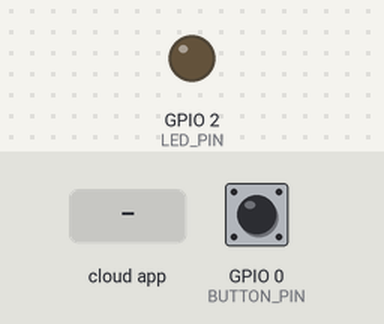
Simulated run of this sketch. Board: ESP32. Shown: output pins drawn as LEDs (lit = HIGH). The test bench sets the inputs (shaded band); at power-on: GPIO 0 (BUTTON_PIN) HIGH. WiFi joins after 1.5 s; servers stay silent unless stated; no MQTT or app messages arrive unless stated; what the sketch prints to the serial monitor is not drawn.

Above: at 0.3 s.
At 2.7 s:
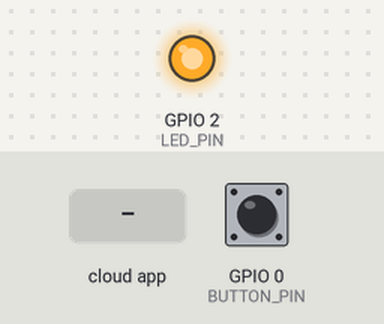
2.8 s: GPIO 0 (BUTTON_PIN) pulled LOW for 3.2 s
At 3.01 s:
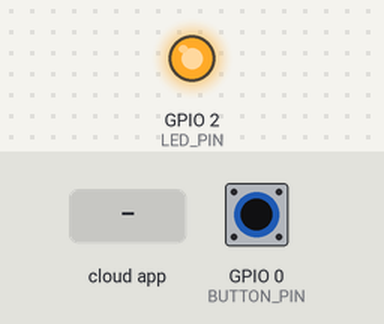
7.5 s: the phone or cloud app sets pc-command to 0
Timing chart, 0 to 10.5 s (numbered marks = the images above; inputs shaded):
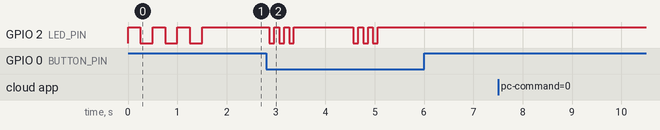

The sketch:

esp32-wake-on-lan.ino
```cpp
/*
 * esp32-wake-on-lan
 *
 * Turns on a PC from anywhere using an ESP32 on the same local network.
 *
 *   iPhone Shortcut --HTTP--> Adafruit IO <--MQTT/TLS-- ESP32 --magic packet--> PC
 *                   <--HTTP--  status feed <--publish--  (pings the PC)
 *
 * - The ESP32 only makes outbound connections, so it works behind CGNAT and
 *   needs no open ports on the router.
 * - Pressing the board's BOOT button also sends the magic packet (handy for
 *   testing the local network part on its own).
 *
 * All personal settings live in secrets.h (copy secrets.example.h).
 */

#include <WiFi.h>
#include <WiFiUdp.h>
#include <WiFiClientSecure.h>
#include <ESP32Ping.h>
#include <ArduinoOTA.h>
#include <esp_task_wdt.h>
#include "Adafruit_MQTT.h"
#include "Adafruit_MQTT_Client.h"

#include "secrets.h"
#include "adafruit_io_ca.h"

// ---------- Hardware ----------
const int BUTTON_PIN = 0;  // on-board BOOT button
const int LED_PIN    = 2;  // on-board blue LED

// ---------- Network targets ----------
const uint8_t   PC_MAC[6] = PC_MAC_ADDRESS;
const IPAddress PC_IP(PC_IP_ADDRESS);
const IPAddress BROADCAST_IP(BROADCAST_ADDRESS);
const uint16_t  WOL_PORT = 9;

// ---------- Timing ----------
const unsigned long PING_INTERVAL_MS      = 15000;   // check the PC every 15 s
const unsigned long HEARTBEAT_INTERVAL_MS = 300000;  // re-publish status every 5 min
const unsigned long KEEPALIVE_INTERVAL_MS = 60000;   // ping the broker every minute
const int           MQTT_MAX_RETRIES      = 5;
const uint32_t      WATCHDOG_TIMEOUT_MS   = 30000;   // reboot if loop() hangs this long

// ---------- OTA ----------
const char* OTA_HOSTNAME = "esp32-wol";  // shows up as a network port in the Arduino IDE

// ---------- MQTT ----------
WiFiUDP udp;
WiFiClientSecure tls;
Adafruit_MQTT_Client mqtt(&tls, "io.adafruit.com", 8883, AIO_USERNAME, AIO_KEY);
Adafruit_MQTT_Subscribe commandFeed(&mqtt, AIO_USERNAME "/feeds/" AIO_FEED_COMMAND);
Adafruit_MQTT_Publish   statusFeed (&mqtt, AIO_USERNAME "/feeds/" AIO_FEED_STATUS);

// ---------- State ----------
bool pcOnline = false;
bool statusPublished = false;
unsigned long lastPingAt = 0;
unsigned long lastHeartbeatAt = 0;
unsigned long lastKeepaliveAt = 0;

// ---------- Helpers ----------
void blinkLed(int times, int intervalMs) {
  for (int i = 0; i < times; i++) {
    digitalWrite(LED_PIN, LOW);  delay(intervalMs);
    digitalWrite(LED_PIN, HIGH); delay(intervalMs);
  }
}

// ---------- Wake-on-LAN ----------
// A magic packet is 6 bytes of 0xFF followed by the target MAC repeated 16 times.
void sendMagicPacket() {
  uint8_t packet[102];
  memset(packet, 0xFF, 6);
  for (int i = 1; i <= 16; i++) {
    memcpy(packet + i * 6, PC_MAC, 6);
  }

  udp.beginPacket(BROADCAST_IP, WOL_PORT);
  udp.write(packet, sizeof(packet));
  udp.endPacket();

  Serial.println("Magic packet sent");
  blinkLed(3, 100);
}

// ---------- Connections ----------
void connectWiFi() {
  WiFi.mode(WIFI_STA);
  WiFi.setAutoReconnect(true);
  WiFi.begin(WIFI_SSID, WIFI_PASS);

  Serial.print("Wi-Fi");
  while (WiFi.status() != WL_CONNECTED) {
    digitalWrite(LED_PIN, !digitalRead(LED_PIN));  // blink while connecting
    delay(250);
    Serial.print(".");
    esp_task_wdt_reset();
  }

  digitalWrite(LED_PIN, HIGH);  // solid = connected
  Serial.printf("\nWi-Fi connected: %s\n", WiFi.localIP().toString().c_str());
}

void connectMQTT() {
  if (mqtt.connected()) return;

  Serial.print("MQTT... ");
  int retriesLeft = MQTT_MAX_RETRIES;
  int8_t result;
  while ((result = mqtt.connect()) != 0) {
    Serial.println(mqtt.connectErrorString(result));
    mqtt.disconnect();
    delay(5000);
    esp_task_wdt_reset();
    if (--retriesLeft == 0) ESP.restart();  // still failing: start over
  }

  Serial.println("connected");
  statusPublished = false;  // publish the current status again after reconnecting
}

// ---------- PC status ----------
void checkPcStatus() {
  if (millis() - lastPingAt < PING_INTERVAL_MS) return;
  lastPingAt = millis();

  bool online = Ping.ping(PC_IP, 2);
  bool changed = (online != pcOnline);
  bool heartbeatDue = (millis() - lastHeartbeatAt > HEARTBEAT_INTERVAL_MS);

  if (changed || heartbeatDue || !statusPublished) {
    pcOnline = online;
    statusFeed.publish(online ? "online" : "offline");
    statusPublished = true;
    lastHeartbeatAt = millis();
    Serial.printf("PC is %s\n", online ? "online" : "offline");
  }
}

// ---------- Commands ----------
void handleCommands() {
  Adafruit_MQTT_Subscribe* subscription;
  while ((subscription = mqtt.readSubscription(100))) {
    if (subscription != &commandFeed) continue;

    String command = (char*)commandFeed.lastread;
    command.trim();
    command.toLowerCase();
    Serial.printf("Command received: %s\n", command.c_str());

    if (command == WAKE_COMMAND) sendMagicPacket();
  }
}

void handleButton() {
  if (digitalRead(BUTTON_PIN) == LOW) {
    sendMagicPacket();
    delay(1000);  // simple debounce
  }
}

void keepBrokerAlive() {
  if (millis() - lastKeepaliveAt < KEEPALIVE_INTERVAL_MS) return;
  lastKeepaliveAt = millis();
  if (!mqtt.ping()) mqtt.disconnect();
}

// ---------- OTA and watchdog ----------
void setupWatchdog() {
  // The core already starts the task watchdog; widen it and watch loop() too.
  esp_task_wdt_config_t config = {
    .timeout_ms = WATCHDOG_TIMEOUT_MS,
    .idle_core_mask = 0,
    .trigger_panic = true,  // panic = reboot
  };
  esp_task_wdt_reconfigure(&config);
  esp_task_wdt_add(NULL);
}

void setupOTA() {
  ArduinoOTA.setHostname(OTA_HOSTNAME);
  ArduinoOTA.setPassword(OTA_PASSWORD);
  ArduinoOTA.onStart([]() { Serial.println("OTA update started"); });
  ArduinoOTA.onProgress([](unsigned int, unsigned int) { esp_task_wdt_reset(); });  // upload blocks loop()
  ArduinoOTA.onEnd([]() { Serial.println("OTA update done, rebooting"); });
  ArduinoOTA.onError([](ota_error_t error) { Serial.printf("OTA error %u\n", error); });
  ArduinoOTA.begin();
}

// ---------- Main ----------
void setup() {
  Serial.begin(115200);
  pinMode(LED_PIN, OUTPUT);
  pinMode(BUTTON_PIN, INPUT_PULLUP);

  setupWatchdog();
  connectWiFi();
  setupOTA();
  tls.setCACert(ADAFRUIT_IO_ROOT_CA);  // verify io.adafruit.com's certificate
  mqtt.subscribe(&commandFeed);
}

void loop() {
  esp_task_wdt_reset();
  ArduinoOTA.handle();

  if (WiFi.status() != WL_CONNECTED) connectWiFi();
  connectMQTT();

  handleCommands();
  handleButton();
  checkPcStatus();
  keepBrokerAlive();
}
```

adafruit_io_ca.h
```cpp
#pragma once

// Root CA for io.adafruit.com: DigiCert Global Root G2 (valid until 2038-01-15).
// Adafruit IO's certificate chains up to this root through GeoTrust TLS RSA CA G1.
// SHA-256 fingerprint: CB:3C:CB:B7:60:31:E5:E0:13:8F:8D:D3:9A:23:F9:DE:47:FF:C3:5E:43:C1:14:4C:EA:27:D4:6A:5A:B1:CB:5F
static const char ADAFRUIT_IO_ROOT_CA[] =
  "-----BEGIN CERTIFICATE-----\n"
  "MIIDjjCCAnagAwIBAgIQAzrx5qcRqaC7KGSxHQn65TANBgkqhkiG9w0BAQsFADBh\n"
  "MQswCQYDVQQGEwJVUzEVMBMGA1UEChMMRGlnaUNlcnQgSW5jMRkwFwYDVQQLExB3\n"
  "d3cuZGlnaWNlcnQuY29tMSAwHgYDVQQDExdEaWdpQ2VydCBHbG9iYWwgUm9vdCBH\n"
  "MjAeFw0xMzA4MDExMjAwMDBaFw0zODAxMTUxMjAwMDBaMGExCzAJBgNVBAYTAlVT\n"
  "MRUwEwYDVQQKEwxEaWdpQ2VydCBJbmMxGTAXBgNVBAsTEHd3dy5kaWdpY2VydC5j\n"
  "b20xIDAeBgNVBAMTF0RpZ2lDZXJ0IEdsb2JhbCBSb290IEcyMIIBIjANBgkqhkiG\n"
  "9w0BAQEFAAOCAQ8AMIIBCgKCAQEAuzfNNNx7a8myaJCtSnX/RrohCgiN9RlUyfuI\n"
  "2/Ou8jqJkTx65qsGGmvPrC3oXgkkRLpimn7Wo6h+4FR1IAWsULecYxpsMNzaHxmx\n"
  "1x7e/dfgy5SDN67sH0NO3Xss0r0upS/kqbitOtSZpLYl6ZtrAGCSYP9PIUkY92eQ\n"
  "q2EGnI/yuum06ZIya7XzV+hdG82MHauVBJVJ8zUtluNJbd134/tJS7SsVQepj5Wz\n"
  "tCO7TG1F8PapspUwtP1MVYwnSlcUfIKdzXOS0xZKBgyMUNGPHgm+F6HmIcr9g+UQ\n"
  "vIOlCsRnKPZzFBQ9RnbDhxSJITRNrw9FDKZJobq7nMWxM4MphQIDAQABo0IwQDAP\n"
  "BgNVHRMBAf8EBTADAQH/MA4GA1UdDwEB/wQEAwIBhjAdBgNVHQ4EFgQUTiJUIBiV\n"
  "5uNu5g/6+rkS7QYXjzkwDQYJKoZIhvcNAQELBQADggEBAGBnKJRvDkhj6zHd6mcY\n"
  "1Yl9PMWLSn/pvtsrF9+wX3N3KjITOYFnQoQj8kVnNeyIv/iPsGEMNKSuIEyExtv4\n"
  "NeF22d+mQrvHRAiGfzZ0JFrabA0UWTW98kndth/Jsw1HKj2ZL7tcu7XUIOGZX1NG\n"
  "Fdtom/DzMNU+MeKNhJ7jitralj41E6Vf8PlwUHBHQRFXGU7Aj64GxJUTFy8bJZ91\n"
  "8rGOmaFvE7FBcf6IKshPECBV1/MUReXgRPTqh5Uykw7+U0b6LJ3/iyK5S9kJRaTe\n"
  "pLiaWN0bfVKfjllDiIGknibVb63dDcY3fe0Dkhvld1927jyNxF1WW6LZZm6zNTfl\n"
  "MrY=\n"
  "-----END CERTIFICATE-----\n";
```

secrets.example.h
```cpp
#pragma once

// Copy this file to secrets.h and fill in your own values.
// secrets.h is listed in .gitignore and must never be committed.

// ---------- Wi-Fi (2.4 GHz only) ----------
#define WIFI_SSID "your-network"
#define WIFI_PASS "your-password"

// ---------- Adafruit IO ----------
// Username and Active Key: io.adafruit.com -> key icon ("My Key")
#define AIO_USERNAME "your-adafruit-io-username"
#define AIO_KEY      "your-adafruit-io-key"

// Feed keys (create both feeds in Adafruit IO first)
#define AIO_FEED_COMMAND "pc-command"
#define AIO_FEED_STATUS  "pc-status"

// Value sent to the command feed that wakes the PC (compared in lowercase)
#define WAKE_COMMAND "wake"

// ---------- OTA updates ----------
// Asked by the Arduino IDE when uploading over the network
#define OTA_PASSWORD "choose-a-password"

// ---------- Target PC ----------
// MAC address of the PC's wired network card (ipconfig /all -> "Physical Address")
#define PC_MAC_ADDRESS {0x00, 0x11, 0x22, 0x33, 0x44, 0x55}

// PC's local IP, used to check whether it is online (reserve it on your router)
#define PC_IP_ADDRESS 192, 168, 1, 100

// Broadcast address of your local network (usually x.x.x.255)
#define BROADCAST_ADDRESS 192, 168, 1, 255
```

Measured:
- after the input at 2.8 s, GPIO 2 (LED_PIN): HIGH → LOW after 0.06 s, → HIGH 0.10 s later, → LOW 0.10 s later, → HIGH 0.10 s later, … (12 changes in this stretch)
- after the input at 7.5 s, every drawn part: stays the same
